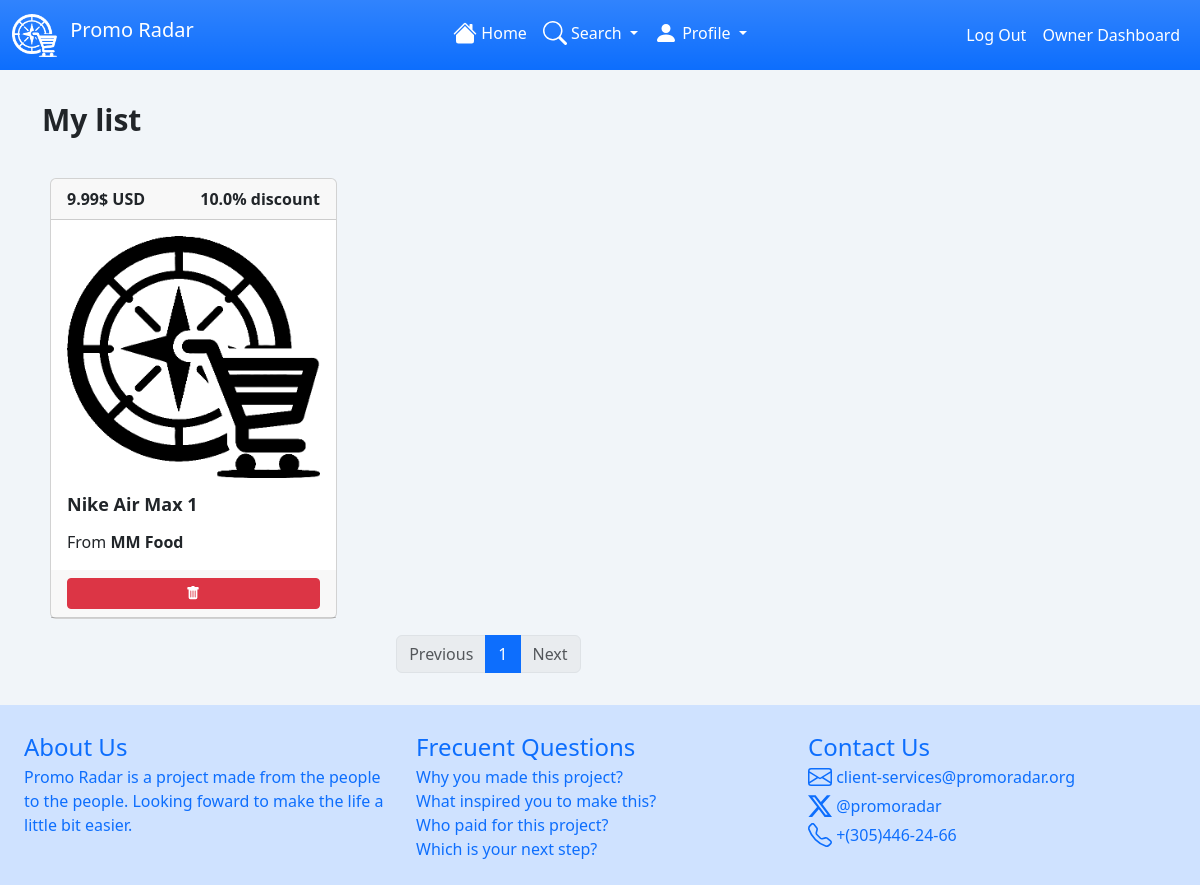
The page /lists/user?user_id=13 (signed in) on the database its author committed.
### tables this page shows
CREATE TABLE stocks (
    created_at TIMESTAMP DEFAULT CURRENT_TIMESTAMP,
     id INTEGER PRIMARY KEY AUTOINCREMENT,
    quantity INTEGER DEFAULT 0,
    price FLOAT,
    discount FLOAT DEFAULT 0 CHECK (discount < 100 AND discount >= 0) ,
    product_id INTEGER NOT NULL,
    bussiness_id INTEGER NOT NULL,
    FOREIGN KEY (bussiness_id) REFERENCES bussiness(id) ON DELETE CASCADE,
    FOREIGN KEY (product_id) REFERENCES products(id) ON DELETE CASCADE
);

CREATE TABLE products (
    created_at TIMESTAMP DEFAULT CURRENT_TIMESTAMP,
     id INTEGER PRIMARY KEY AUTOINCREMENT,
    name TEXT NOT NULL, 
    description TEXT NOT NULL,
    status TEXT NOT NULL DEFAULT 'IN REVIEW' CHECK (status IN ('APPROVED', 'REJECTED', 'IN REVIEW')),
    slug TEXT NOT NULL,
    brand_id INTEGER DEFAULT NULL,
    FOREIGN KEY (brand_id) REFERENCES brands(id) ON DELETE CASCADE
);

### routes/lists_route.py (the view)
@lists_bp.route("/user", methods=["GET"])
@secure_access()
def find_by_user():
    id = current_user.get_id()
    [response, count] = get_by_user(id)
    return render_template(
        "lists/list.html", list=response, count=count, pages=count / 12
    )

### app.py (called while the page is built)
@login_manager.user_loader
def load_user(userid):
    user = get_with_password(userid)
    if len(user) == 0:
        return None
    user = user[0]
    user_login = UserLogin(
        id=user["id"],
        name=user["name"],
        email=user["email"],
        role=user["role"],
        password=user["password"],
    )
    return user_login

### classes/users_class.py (called while the page is built)
    @property
    def is_authenticated(self):
        return True

    def get_id(self):
        return self.id

### guard.py (called while the page is built)
def secure_access():
    def decorator(func):
        @wraps(func)
        def check_if_belongs(*args, **kwargs):
            logged_id = current_user.get_id()
            id = request.args.get("user_id", request.args.get("owner_id", 0))
            if int(id) != logged_id:
                abort(401)
                return redirect("/unauthorized")
            return func(*args, **kwargs)
        return check_if_belongs
    return decorator

### helpers.py (called while the page is built)
def dict_factory(cursor, row):
    d = {}
    for idx, col in enumerate(cursor.description):
        d[col[0]] = row[idx]
    return d

### services/users_service.py (called while the page is built)
def get_with_password(id):
    try:
        with sqlite3.connect("database.db") as connection:
            connection.row_factory = dict_factory
        res = connection.execute(
            "SELECT id, name, email, role, password FROM users WHERE id = ?", (id,)
        ).fetchall()
        connection.commit()
        return res
    except Exception as error:
        print(error)
        raise Exception(error)

### templates/lists/list.html (shortened to what this page needs)
{% extends 'base.html' %}
{% block content %}
<div class="container tw-flex tw-flex-col tw-gap-6 tw-w-full">
    <h2 class="tw-font-semibold tw-text-3xl tw-mb-4 tw-inline-block">My list</h2>
    <div id="search__container" class="tw-w-4/5 px-2">
        <div class="tw-grid tw-grid-cols-[repeat(auto-fill,_minmax(250px,_1fr))] tw-grid-rows-[repeat(auto,_auto)] tw-gap-2"
            id="list__elements">
            {% for item in list %}
            <a class="card" href="{{url_for('products.find_by_slug', slug=item.slug)}}">
                <div class="card-header tw-flex tw-justify-between">
                    <div>
                        <strong>{{item.price | round(2)}}$ USD</strong>
                    </div>
                    <div>
                        <strong>{{item.discount | round(1)}}% discount</strong>
                    </div>
                </div>
                <div class="card-body tw-flex tw-flex-col tw-gap-1">
                    <img src="{{ url_for('static', filename='images/generic.png') }}" alt="" class="img-card-top mb-2">
                    <p class="card-title tw-text-lg tw-font-semibold"> {{item.name}}</p>
                    <p class="card-text">From <strong>{{item.bussiness_name}}</strong></p>
                </div>
                <div class="card-header tw-flex tw-justify-center">
                    <button href="" type="button" class="btn btn-sm tw-w-full btn-danger" id="{{item.stock_id}}"
                        onclick='event.preventDefault(); bookmarkButton(this)'>
                        <img src="{{ url_for('static', filename='bootstrap-icons/trash-fill.svg') }}" alt="Logo"
                            width="14" height="10" class="d-inline-block text-light mb-1" id="{{item.stock_id}}">
                    </button>
                </div>
            </a>
            {% endfor %}
        </div>
        <div id="pagination" class="tw-mt-4"></div>
    </div>
</div>
{% endblock content %}

### rows shown on the page
stocks: price "9.99", discount "10.0", name "Nike Air Max 1", bussiness_name "MM Food"
